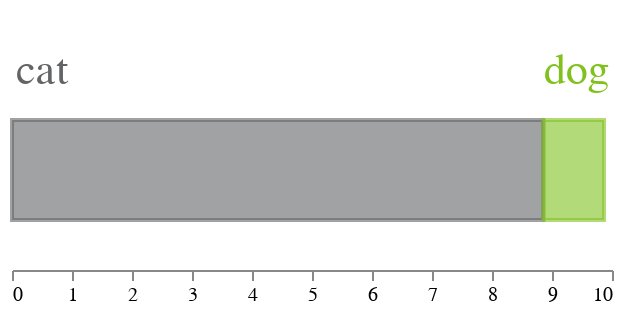

Notebook code for this chart:
### Code cell
chart = alt.Chart(df).mark_bar(size=50
    ).encode(
    x=alt.X('percentage:Q', 
            scale=alt.Scale(domain=[0, 10]),
            axis=alt.Axis(tickMinStep = 1,grid=False, title=None, orient='bottom')
           ),
    y=alt.value(80),
    color=alt.Color('pet:O', legend=None,scale=scale),
    stroke=alt.Color('pet:O',scale=scale, legend=None),
    strokeWidth=alt.value(2),
    opacity=alt.value(0.6)

).properties(height=130)

layer = alt.layer(
    text,
    chart
).resolve_scale(
    color='independent'
).configure_view(
    strokeOpacity=0
).properties()

layer

### Figure 1 — Vega-Lite specification as saved in the notebook (floating-point values rounded to 4 significant figures)
{"config": {"view": {"continuousWidth": 300, "continuousHeight": 300, "strokeOpacity": 0}}, "layer": [{"data": {"name": "data-77785718e951b4397fc0a683964de4b5"}, "mark": {"type": "text", "fontSize": 22}, "encoding": {"color": {"field": "text", "legend": null, "scale": {"range": ["#636466", "#80C11E"]}, "type": "ordinal"}, "text": {"field": "text", "type": "nominal"}, "x": {"axis": {"grid": false, "orient": "bottom", "tickMinStep": 1, "title": null}, "field": "x", "scale": {"domain": [0, 10]}, "type": "quantitative"}, "y": {"value": 30}}}, {"data": {"name": "data-8283f4e95429ecd9e9a39ab253b37f6e"}, "mark": {"type": "bar", "size": 50}, "encoding": {"color": {"field": "pet", "legend": null, "scale": {"range": ["#636466", "#80C11E"]}, "type": "ordinal"}, "opacity": {"value": 0.6}, "stroke": {"field": "pet", "legend": null, "scale": {"range": ["#636466", "#80C11E"]}, "type": "ordinal"}, "strokeWidth": {"value": 2}, "x": {"axis": {"grid": false, "orient": "bottom", "tickMinStep": 1, "title": null}, "field": "percentage", "scale": {"domain": [0, 10]}, "type": "quantitative"}, "y": {"value": 80}}}], "height": 130, "resolve": {"scale": {"color": "independent"}}, "$schema": "https://vega.github.io/schema/vega-lite/v5.8.0.json", "datasets": {"data-77785718e951b4397fc0a683964de4b5": [{"text": "cat", "x": 0.5}, {"text": "dog", "x": 9.4}], "data-8283f4e95429ecd9e9a39ab253b37f6e": [{"pet": "Cat", "number_of_participants": 1138, "percentage": 8.856, "number_of_advertised_sites": 150}, {"pet": "Dog", "number_of_participants": 130, "percentage": 1.012, "number_of_advertised_sites": 28}]}}
